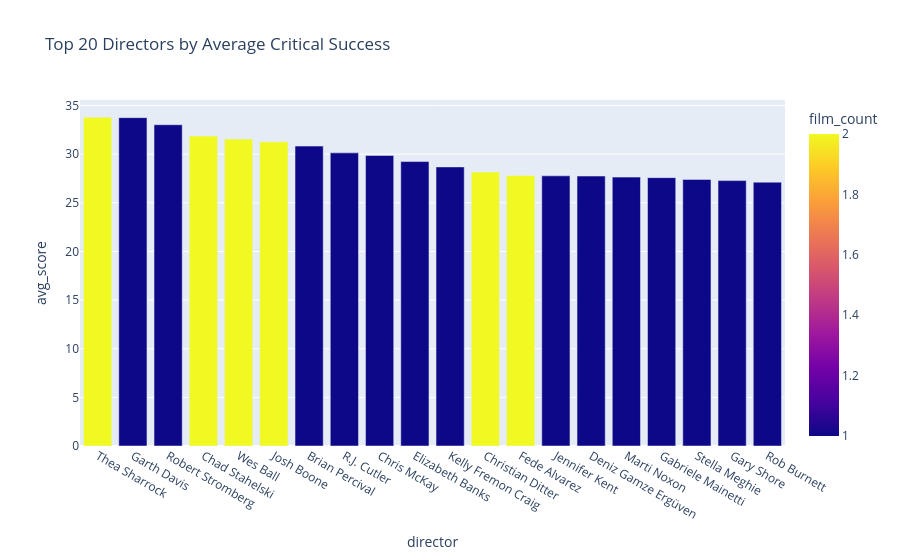

The cell this chart's notebook holds for it:
### Code cell
top_directors = df.groupby("director").agg(
    avg_score=("critical_success", "mean"),
    film_count=("movieId", "count")
).reset_index().sort_values("avg_score", ascending=False).head(20)

fig = px.bar(
    top_directors,
    x="director",
    y="avg_score",
    color="film_count",
    title="Top 20 Directors by Average Critical Success",
    hover_data=["film_count"],
)
fig.show()

### Figure 1 — Plotly figure (JSON) as saved in the notebook; plotly's stock layout.template omitted (floating-point values rounded to 4 significant figures)
{"data": [{"customdata": [[2], [1], [1], [2], [2], [2], [1], [1], [1], [1], [1], [2], [2], [1], [1], [1], [1], [1], [1], [1]], "hovertemplate": "director=%{x}<br>avg_score=%{y}<br>film_count=%{marker.color}<extra></extra>", "legendgroup": "", "marker": {"color": [2, 1, 1, 2, 2, 2, 1, 1, 1, 1, 1, 2, 2, 1, 1, 1, 1, 1, 1, 1], "coloraxis": "coloraxis", "pattern": {"shape": ""}}, "name": "", "orientation": "v", "showlegend": false, "textposition": "auto", "type": "bar", "x": ["Thea Sharrock", "Garth Davis", "Robert Stromberg", "Chad Stahelski", "Wes Ball", "Josh Boone", "Brian Percival", "R.J. Cutler", "Chris McKay", "Elizabeth Banks", "Kelly Fremon Craig", "Christian Ditter", "Fede Alvarez", "Jennifer Kent", "Deniz Gamze Ergüven", "Marti Noxon", "Gabriele Mainetti", "Stella Meghie", "Gary Shore", "Rob Burnett"], "xaxis": "x", "y": [33.79, 33.75, 33.02, 31.87, 31.55, 31.26, 30.83, 30.13, 29.86, 29.24, 28.69, 28.16, 27.81, 27.77, 27.75, 27.64, 27.59, 27.41, 27.28, 27.12], "yaxis": "y"}], "layout": {"barmode": "relative", "coloraxis": {"colorbar": {"title": {"text": "film_count"}}, "colorscale": [[0, "#0d0887"], [0.1111, "#46039f"], [0.2222, "#7201a8"], [0.3333, "#9c179e"], [0.4444, "#bd3786"], [0.5556, "#d8576b"], [0.6667, "#ed7953"], [0.7778, "#fb9f3a"], [0.8889, "#fdca26"], [1, "#f0f921"]]}, "legend": {"tracegroupgap": 0}, "title": {"text": "Top 20 Directors by Average Critical Success"}, "xaxis": {"anchor": "y", "domain": [0, 1], "title": {"text": "director"}}, "yaxis": {"anchor": "x", "domain": [0, 1], "title": {"text": "avg_score"}}}}
